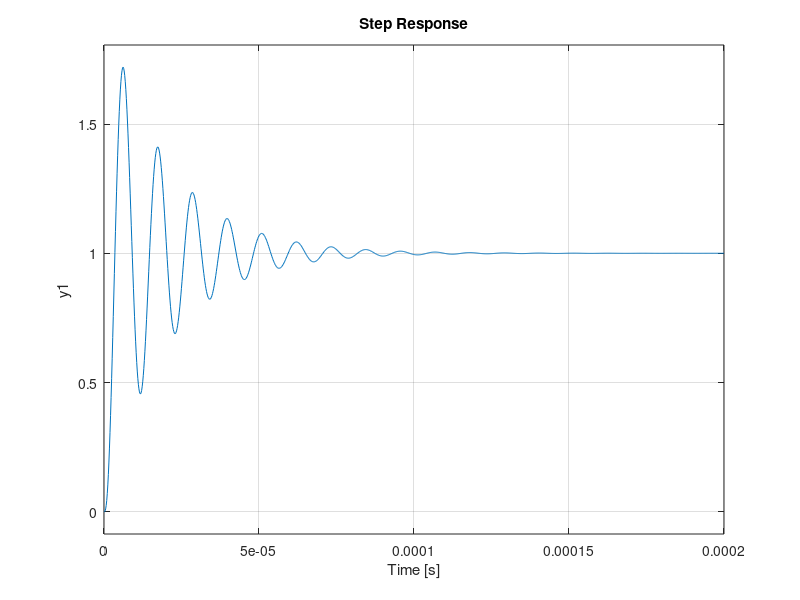

Reproduce this figure in MATLAB.
clear all;
close all;
clc;
%----estos valores los cambiamos pero la frec del filtro es la misma
C7 = 1e-9; 
R9 = 560; 
%-------------------------

C6 = 1e-9; 
R6 = 0;
R5 = 10e3;
Ko = 1e6;
Vcc = 10;
Kd = 10 / pi;

% coef amortiguamiento con filtro 1er orden
xi = (C6*Kd*Ko*R6 + 1)/(2*C6^(1/2)*Kd^(1/2)*Ko^(1/2)*(R5 + R6)^(1/2));
% frecuencia natural de los polos complejos
wn = ((Kd*Ko)/(C6*(R5 + R6)))^(1/2);
s = tf('s');
sys = (Kd*Ko)/((C6*R5*s + 1)*(C7*R9*s + 1)*(s + (Kd*Ko)/(C6*R5*s + 1)));
step(sys);


